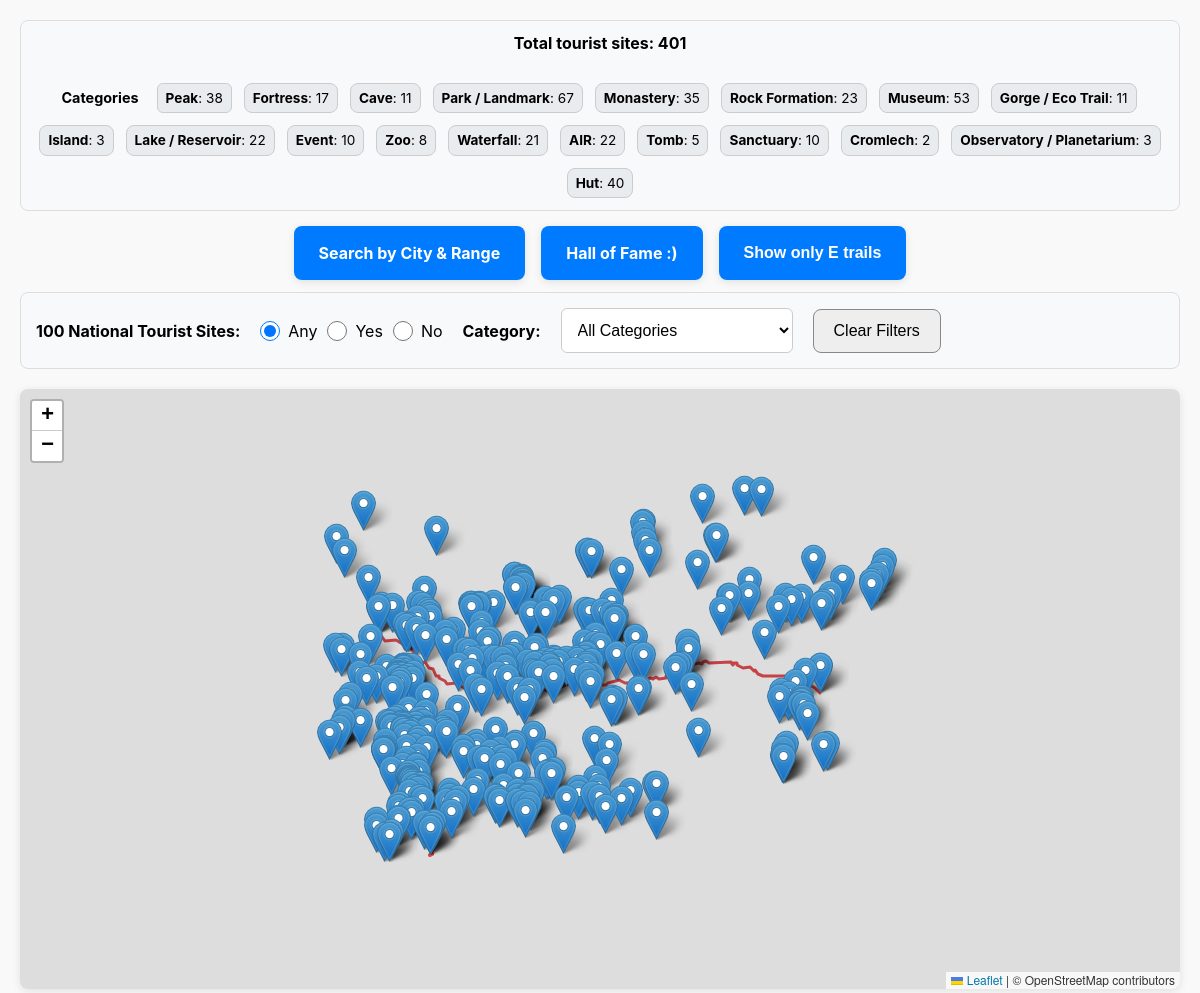
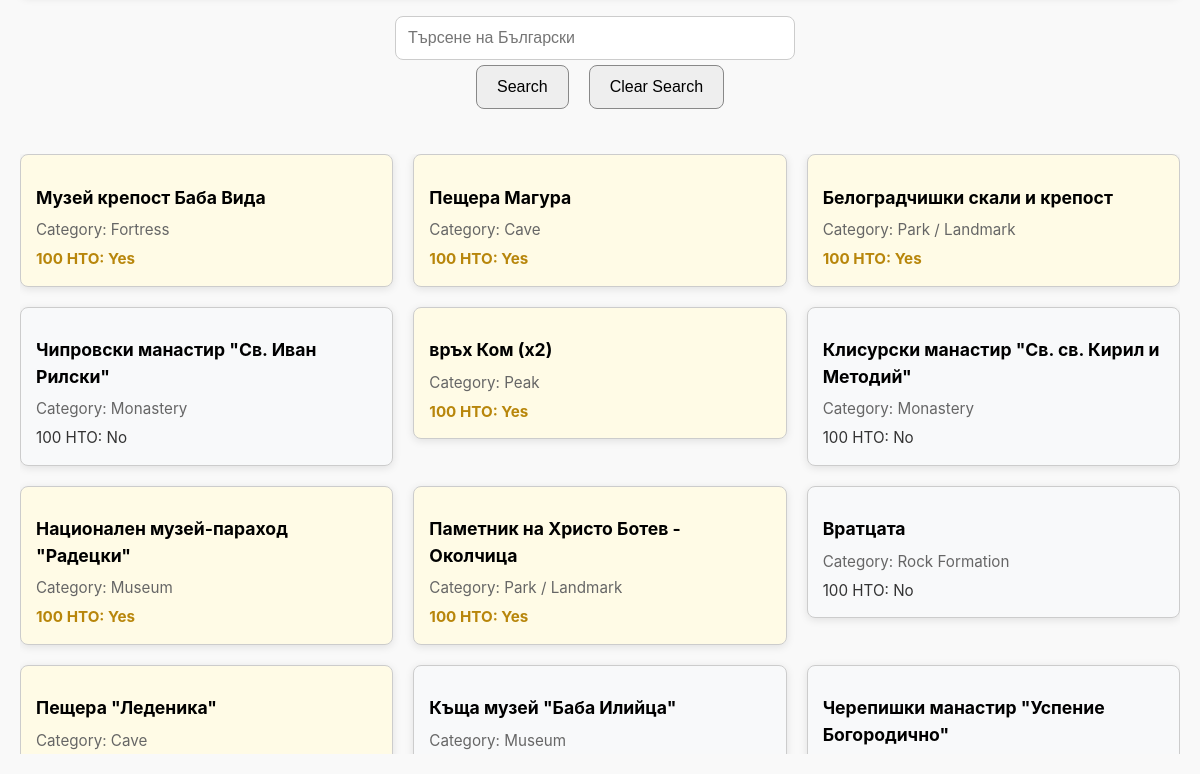
The page / on the database its author committed (2 pictures, top to bottom).
### tables this page shows
CREATE TABLE locations (
            id INTEGER PRIMARY KEY AUTOINCREMENT,
            name_bg TEXT NOT NULL,
            latitude REAL NOT NULL,
            longitude REAL NOT NULL,
            category TEXT NOT NULL,
            sto_nto INTEGER NOT NULL
        );

### app.py (the view)
@app.route('/', methods=['GET'])
def index():
    sto_nto = request.args.get('sto_nto')
    category = request.args.getlist('category')
    search = request.args.get('search', '').strip()
    locations = db.all_locations()
    if sto_nto in ('yes', 'no'):
        wanted = 1 if sto_nto == 'yes' else 0
        locations = [loc for loc in locations if loc['sto_nto'] == wanted]
    if category:
        locations = [loc for loc in locations if loc['category'] in category]
    if search:
        locations = [loc for loc in locations if search.lower() in loc['name_bg'].lower()]
    category_counts = {cat: 0 for cat in CATEGORIES}
    for loc in locations:
        if loc['category'] in category_counts:
            category_counts[loc['category']] += 1
    sorted_categories = ['Peak'] + [cat for cat in CATEGORIES if cat != 'Peak']
    locations_as_tuples = [
        (loc['id'], loc['name_bg'], loc['latitude'], loc['longitude'],
         loc['category'], loc['sto_nto'])
        for loc in locations
    ]
    locations_js = [
        {
            'id': loc['id'],
            'name_bg': loc['name_bg'],
            'latitude': loc['latitude'],
            'longitude': loc['longitude'],
            'category': loc['category'],
            'sto_nto': loc['sto_nto'],
        }
        for loc in locations
    ]
    return render_template(
        'index.html',
        locations=locations_as_tuples,
        locations_js=locations_js,
        categories=sorted_categories,
        category_counts=category_counts,
        selected_category=category,
        sto_nto=sto_nto
    )

### db.py (called while the page is built)
def _connect(db_path: str = DB_NAME) -> sqlite3.Connection:
    return sqlite3.connect(db_path)

def all_locations(db_path: str = DB_NAME) -> list[dict[str, Any]]:
    conn = _connect(db_path)
    try:
        rows = conn.execute(
            'SELECT id, name_bg, latitude, longitude, category, sto_nto FROM locations'
        ).fetchall()
    finally:
        conn.close()
    return [dict(zip(_COLUMNS, row)) for row in rows]

### templates/index.html (shortened to what this page needs)
<!DOCTYPE html>
<html>
<head>
    <link rel="stylesheet" href="{{ url_for('static', filename='style.css') }}">
    <link rel="stylesheet" href="https://unpkg.com/leaflet/dist/leaflet.css" />
</head>
<body>
    <div class="filter-bar category-tile" style="margin-bottom: 15px; flex-direction: column; align-items: center; padding: 10px;">
        <div style="width: 100%; margin-bottom: 6px; text-align: center;">
            <strong style="font-size: 1em; font-weight: bold;">Total tourist sites: {{ locations|length }}</strong>
        </div>
        <div style="display: flex; align-items: center; gap: 8px; flex-wrap: wrap; width: 100%; justify-content: center;">
            <h4 style="margin: 0 8px 0 0; font-size: 0.9em;">Categories</h4>
            {% if 'Peak' in categories %}
                <div style="padding: 4px 8px; background: #e9ecef; border-radius: 6px; border: 1px solid #ccc; margin: 2px; font-size: 0.85em;">
                    <strong>Peak</strong>: {{ category_counts['Peak'] }}
                </div>
            {% endif %}
            {% for cat in categories %}
                {% if cat != 'Peak' %}
                    <div class="category-badge" style="padding: 4px 8px; margin: 2px; font-size: 0.85em;">
                        <strong>{{ cat }}</strong>: {{ category_counts[cat] }}
                    </div>
                {% endif %}
            {% endfor %}
        </div>
    </div>
    <div class="nav-buttons">
        <a href="{{ url_for('city_search') }}" class="nav-button">Search by City & Range</a>
        <a href="{{ url_for('hall_of_fame') }}" class="nav-button">Hall of Fame :)</a>
        <button type="button" id="toggleTrailsBtn" class="nav-button" style="border: none; cursor: pointer;">Show only E trails</button>
    </div>
    <form method="get" id="filterForm" class="filter-bar">
        <div class="filter-group">
            <label>100 National Tourist Sites:</label>
            <label><input type="radio" name="sto_nto" value="" {% if not sto_nto %}checked{% endif %}> Any</label>
            <label><input type="radio" name="sto_nto" value="yes" {% if sto_nto == 'yes' %}checked{% endif %}> Yes</label>
            <label><input type="radio" name="sto_nto" value="no" {% if sto_nto == 'no' %}checked{% endif %}> No</label>
        </div>
        <div class="filter-group">
            <label>Category:</label>
            <select name="category">
                <option value="" {% if not selected_category or selected_category == [] %}selected{% endif %}>All Categories</option>
            </select>
        </div>
        <button type="button" onclick="window.location.href='{{ url_for('index') }}'">Clear Filters</button>
    </form>
    <div id="map"></div>
    <div class="search-container">
        <form method="get" id="searchForm" class="search-form">
            <input type="text" name="search" placeholder="Търсене на Български" value="{{ request.args.get('search', '') }}" class="search-input">
            <div style="display: flex; gap: 10px; justify-content: center; flex-wrap: wrap;">
                <button type="submit" class="search-button">Search</button>
                <button type="button" onclick="window.location.href='{{ url_for('index') }}'" class="search-button">Clear Search</button>
            </div>
        </form>
    </div>
    <div class="locations">
        {% for loc in locations %}
            <div class="location-card {% if loc[5] %}nto{% else %}regular{% endif %}">
                <h2 class="location-title">{{ loc[1] }}</h2>
                <p class="location-category">Category: {{ loc[4] }}</p>
                <p class="location-nto {% if loc[5] %}yes{% else %}no{% endif %}">100 НТО: {{ 'Yes' if loc[5] else 'No' }}</p>
            </div>
        {% endfor %}
    </div>
</body>
</html>

### static/style.css (style rules this page uses)
body { font-family: Arial, sans-serif; margin: 40px; background: #f9f9f9; }
form { margin-bottom: 20px; }
.locations { display: flex; flex-wrap: wrap; gap: 20px; }
.location-card { background: #fff; border: 1px solid #ddd; padding: 15px; border-radius: 8px; width: 250px; }

### templates/index.html (style rules this page uses)
* { box-sizing: border-box; }
body { margin: 0; padding: 10px; font-family: -apple-system, BlinkMacSystemFont, 'Segoe UI', Roboto, sans-serif; line-height: 1.5; }
#map { height: 50vh; min-height: 300px; width: 100%; margin-bottom: 20px; border-radius: 8px; box-shadow: 0 2px 8px rgba(0,0,0,0.1); touch-action: manipulation; }
.filter-bar { display: flex; flex-direction: column; gap: 15px; margin-bottom: 20px; padding: 15px; background: #f8f9fa; border: 1px solid #ddd; border-radius: 8px; }
.filter-group { display: flex; flex-direction: column; gap: 10px; }
.filter-group > label:first-child { font-weight: bold; font-size: 16px; margin-bottom: 8px; }
.filter-group label { font-size: 16px; display: flex; align-items: center; gap: 8px; cursor: pointer; padding: 8px 0; }
.filter-group select { width: 100%; padding: 12px; border: 1px solid #ccc; border-radius: 6px; font-size: 16px; background: white; }
.filter-group input[type="radio"] { width: 20px; height: 20px; margin: 0; }
.filter-bar button { padding: 12px 20px; border-radius: 8px; border: 1px solid #888; background: #eee; cursor: pointer; font-size: 16px; min-height: 44px; touch-action: manipulation; }
.nav-buttons { width: 100%; text-align: center; margin-bottom: 12px; display: flex; justify-content: center; gap: 16px; flex-wrap: wrap; }
.nav-button { display: inline-block; padding: 15px 25px; background: #007bff; color: #fff; border-radius: 8px; text-decoration: none; font-weight: bold; font-size: 16px; min-height: 44px; box-shadow: 0 2px 8px rgba(0,0,0,0.1); transition: all 0.2s ease; touch-action: manipulation; text-align: center; }
.category-tile { margin-bottom: 20px; flex-direction: column; align-items: center; }
.category-badge { padding: 10px 15px; background: #e9ecef; border-radius: 8px; border: 1px solid #ccc; margin: 4px; font-size: 14px; text-align: center; }
.search-container { margin: 20px 0; text-align: center; }
.search-form { display: inline-block; }
.search-input { width: 100%; max-width: 400px; padding: 12px; border-radius: 8px; border: 1px solid #ccc; font-size: 16px; margin-bottom: 10px; }
.search-button { padding: 12px 20px; border-radius: 8px; border: 1px solid #888; background: #eee; cursor: pointer; font-size: 16px; min-height: 44px; margin: 5px; touch-action: manipulation; transition: background-color 0.2s ease; }
.locations { max-height: 600px; overflow-y: auto; display: flex; flex-wrap: wrap; gap: 10px; justify-content: flex-start; align-items: flex-start; min-height: 360px; }
.location-card { width: 100%; margin: 8px 0; padding: 15px; border-radius: 8px; border: 1px solid #ccc; display: block; box-shadow: 0 2px 8px rgba(0,0,0,0.1); transition: transform 0.2s ease, box-shadow 0.2s ease; }
.location-card.nto { background: #fffbe6; }
.location-card.regular { background: #f8f9fa; }
.location-title { font-size: 1.1em; margin-bottom: 8px; font-weight: bold; }
.location-category { margin: 0 0 6px 0; font-size: 0.95em; color: #666; }
.location-nto { margin: 0; font-size: 0.95em; }
.location-nto.yes { font-weight: bold; color: #b8860b; }
.location-nto.no { font-weight: normal; color: #333; }
@media (min-width: 768px) { body { padding: 20px; } }
@media (min-width: 768px) { #map { height: 60vh; min-height: 500px; } }
@media (min-width: 768px) { .filter-bar { flex-direction: row; align-items: center; gap: 20px; } }
@media (min-width: 768px) { .filter-group { flex-direction: row; align-items: center; gap: 10px; } }
@media (min-width: 768px) { .filter-group > label:first-child { margin-bottom: 0; margin-right: 10px; } }
@media (min-width: 768px) { .search-input { width: 400px; margin-bottom: 0; margin-right: 10px; } }
@media (min-width: 768px) { .locations { display: grid; grid-template-columns: repeat(auto-fill, minmax(280px, 1fr)); gap: 20px; } }
@media (min-width: 768px) { .location-card { margin: 0; } }
@media (min-width: 1200px) { #map { height: 70vh; min-height: 600px; } }
@media (min-width: 1200px) { .locations { grid-template-columns: repeat(auto-fill, minmax(320px, 1fr)); } }

### rows shown on the page
locations: name_bg "Музей крепост Баба Вида", category "Fortress", sto_nto "Yes"
locations: name_bg "Пещера Магура", category "Cave", sto_nto "Yes"
locations: name_bg "Белоградчишки скали и крепост", category "Park / Landmark", sto_nto "Yes"
locations: name_bg "Чипровски манастир \"Св. Иван Рилски\"", category "Monastery", sto_nto "No"
locations: name_bg "връх Ком (х2)", category "Peak", sto_nto "Yes"
locations: name_bg "Клисурски манастир \"Св. св. Кирил и Методий\"", category "Monastery", sto_nto "No"
locations: name_bg "Национален музей-параход \"Радецки\"", category "Museum", sto_nto "Yes"
locations: name_bg "Паметник на Христо Ботев - Околчица", category "Park / Landmark", sto_nto "Yes"
locations: name_bg "Вратцата", category "Rock Formation", sto_nto "No"
locations: name_bg "Пещера \"Леденика\"", category "Cave"
locations: name_bg "Къща музей \"Баба Илийца\"", category "Museum"
locations: name_bg "Черепишки манастир \"Успение Богородично\""

### other values the page prints
{{ locations|length }} "401"
{{ category_counts['Peak'] }} "38"
{{ cat }} "Fortress" "Cave" "Park / Landmark" "Monastery" "Rock Formation" "Museum" "Gorge / Eco Trail" "Island" "Lake / Reservoir" "Event" "Zoo" "Waterfall" "AIR" "Tomb" "Sanctuary" "Cromlech" "Observatory / Planetarium" "Hut"
{{ category_counts[cat] }} "17" "11" "67" "35" "23" "53" "11" "3" "22" "10" "8" "21" "22" "5" "10" "2" "3" "40"
